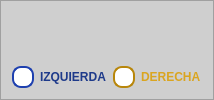
                      <widget class="QFrame" name="frame_7">
                       <property name="styleSheet">
                        <string notr="true">background-color: rgb(207, 207, 207);</string>
                       </property>
                       <property name="frameShape">
                        <enum>QFrame::StyledPanel</enum>
                       </property>
                       <property name="frameShadow">
                        <enum>QFrame::Raised</enum>
                       </property>
                       <layout class="QVBoxLayout" name="verticalLayout_16">
                        <item>
                         <layout class="QHBoxLayout" name="horizontalLayout_40">
                          <item>
                           <spacer name="horizontalSpacer">
                            <property name="orientation">
                             <enum>Qt::Horizontal</enum>
                            </property>
                            <property name="sizeHint" stdset="0">
                             <size>
                              <width>40</width>
                              <height>20</height>
                             </size>
                            </property>
                           </spacer>
                          </item>
                          <item>
                           <widget class="QLabel" name="label_12">
                            <property name="maximumSize">
                             <size>
                              <width>130</width>
                              <height>70</height>
                             </size>
                            </property>
                            <property name="font">
                             <font>
                              <pointsize>7</pointsize>
                              <stylestrategy>PreferDefault</stylestrategy>
                             </font>
                            </property>
                            <property name="text">
                             <string/>
                            </property>
                            <property name="textFormat">
                             <enum>Qt::PlainText</enum>
                            </property>
                            <property name="pixmap">
                             <pixmap>img/motor_off.png</pixmap>
                            </property>
                            <property name="scaledContents">
                             <bool>true</bool>
                            </property>
                            <property name="alignment">
                             <set>Qt::AlignCenter</set>
                            </property>
                            <property name="wordWrap">
                             <bool>false</bool>
                            </property>
                           </widget>
                          </item>
                          <item>
                           <spacer name="horizontalSpacer_2">
                            <property name="orientation">
                             <enum>Qt::Horizontal</enum>
                            </property>
                            <property name="sizeHint" stdset="0">
                             <size>
                              <width>40</width>
                              <height>20</height>
                             </size>
                            </property>
                           </spacer>
                          </item>
                         </layout>
                        </item>
                        <item>
                         <layout class="QHBoxLayout" name="horizontalLayout_15">
                          <item>
                           <widget class="QRadioButton" name="giro_izq_1">
                            <property name="styleSheet">
                             <string notr="true">QRadioButton {
    color: #1E3A8A;  /* Azul oscuro para el texto */
    font-weight: bold;
}

QRadioButton::indicator {
    width: 18px;
    height: 18px;
    border-radius: 9px;
    border: 2px solid #1E40AF;  /* Azul fuerte */
    background: white;
}

QRadioButton::indicator:checked {
    background: #3B82F6;  /* Azul vibrante cuando está seleccionado */
    border: 2px solid #1E3A8A;
}</string>
                            </property>
                            <property name="text">
                             <string>IZQUIERDA</string>
                            </property>
                           </widget>
                          </item>
                          <item>
                           <widget class="QRadioButton" name="giro_der_1">
                            <property name="styleSheet">
                             <string notr="true">QRadioButton {
    color: #DAA520;  /* Dorado para el texto */
    font-weight: bold;
}

QRadioButton::indicator {
    width: 18px;
    height: 18px;
    border-radius: 9px;
    border: 2px solid #B8860B;  /* Amarillo oscuro */
    background: white;
}

QRadioButton::indicator:checked {
    background: #FFD700;  /* Amarillo brillante cuando está seleccionado */
    border: 2px solid #DAA520;
}</string>
                            </property>
                            <property name="text">
                             <string>DERECHA</string>
                            </property>
                           </widget>
                          </item>
                         </layout>
                        </item>
                       </layout>
                      </widget>
